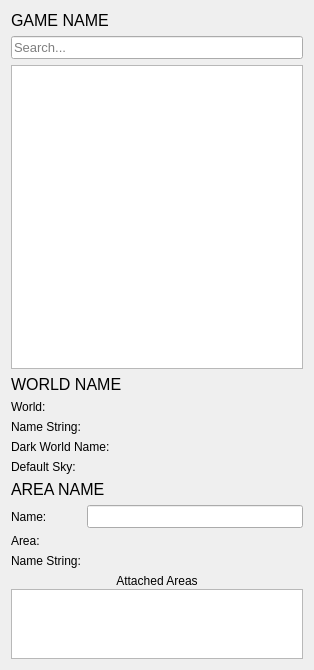
<?xml version="1.0" encoding="UTF-8"?>
<ui version="4.0">
 <class>CWorldInfoSidebar</class>
 <widget class="QWidget" name="CWorldInfoSidebar">
  <property name="geometry">
   <rect>
    <x>0</x>
    <y>0</y>
    <width>314</width>
    <height>670</height>
   </rect>
  </property>
  <property name="windowTitle">
   <string>Form</string>
  </property>
  <layout class="QVBoxLayout" name="verticalLayout">
   <item>
    <widget class="QWidget" name="ProjectInfoWidget" native="true">
     <layout class="QVBoxLayout" name="verticalLayout_2">
      <property name="leftMargin">
       <number>0</number>
      </property>
      <property name="topMargin">
       <number>0</number>
      </property>
      <property name="rightMargin">
       <number>0</number>
      </property>
      <property name="bottomMargin">
       <number>0</number>
      </property>
      <item>
       <widget class="QLabel" name="GameNameLabel">
        <property name="font">
         <font>
          <pointsize>12</pointsize>
         </font>
        </property>
        <property name="text">
         <string>GAME NAME</string>
        </property>
       </widget>
      </item>
      <item>
       <widget class="CTimedLineEdit" name="AreaSearchLineEdit">
        <property name="font">
         <font>
          <pointsize>10</pointsize>
         </font>
        </property>
        <property name="text">
         <string/>
        </property>
        <property name="placeholderText">
         <string>Search...</string>
        </property>
        <property name="clearButtonEnabled">
         <bool>true</bool>
        </property>
       </widget>
      </item>
      <item>
       <widget class="QTreeView" name="WorldTreeView">
        <property name="sizePolicy">
         <sizepolicy hsizetype="Expanding" vsizetype="Expanding">
          <horstretch>0</horstretch>
          <verstretch>1</verstretch>
         </sizepolicy>
        </property>
        <property name="font">
         <font>
          <pointsize>10</pointsize>
         </font>
        </property>
        <property name="editTriggers">
         <set>QAbstractItemView::NoEditTriggers</set>
        </property>
        <property name="alternatingRowColors">
         <bool>true</bool>
        </property>
        <property name="verticalScrollMode">
         <enum>QAbstractItemView::ScrollPerPixel</enum>
        </property>
        <property name="indentation">
         <number>15</number>
        </property>
        <property name="sortingEnabled">
         <bool>true</bool>
        </property>
        <attribute name="headerVisible">
         <bool>false</bool>
        </attribute>
       </widget>
      </item>
     </layout>
    </widget>
   </item>
   <item>
    <widget class="QWidget" name="WorldInfoWidget" native="true">
     <layout class="QVBoxLayout" name="verticalLayout_3">
      <property name="leftMargin">
       <number>0</number>
      </property>
      <property name="topMargin">
       <number>0</number>
      </property>
      <property name="rightMargin">
       <number>0</number>
      </property>
      <property name="bottomMargin">
       <number>0</number>
      </property>
      <item>
       <widget class="QLabel" name="WorldNameLabel">
        <property name="font">
         <font>
          <pointsize>12</pointsize>
         </font>
        </property>
        <property name="text">
         <string>WORLD NAME</string>
        </property>
       </widget>
      </item>
      <item>
       <layout class="QFormLayout" name="formLayout_2">
        <item row="0" column="0">
         <widget class="QLabel" name="WorldLabel">
          <property name="font">
           <font>
            <pointsize>9</pointsize>
           </font>
          </property>
          <property name="text">
           <string>World:</string>
          </property>
         </widget>
        </item>
        <item row="0" column="1">
         <widget class="CResourceSelector" name="WorldSelector" native="true"/>
        </item>
        <item row="1" column="0">
         <widget class="QLabel" name="WorldNameStringLabel">
          <property name="font">
           <font>
            <pointsize>9</pointsize>
           </font>
          </property>
          <property name="text">
           <string>Name String:</string>
          </property>
         </widget>
        </item>
        <item row="1" column="1">
         <widget class="CResourceSelector" name="WorldNameSelector" native="true"/>
        </item>
        <item row="2" column="0">
         <widget class="QLabel" name="DarkWorldNameStringLabel">
          <property name="font">
           <font>
            <pointsize>9</pointsize>
           </font>
          </property>
          <property name="text">
           <string>Dark World Name:</string>
          </property>
         </widget>
        </item>
        <item row="2" column="1">
         <widget class="CResourceSelector" name="DarkWorldNameSelector" native="true"/>
        </item>
        <item row="3" column="0">
         <widget class="QLabel" name="WorldSkyLabel">
          <property name="font">
           <font>
            <pointsize>9</pointsize>
           </font>
          </property>
          <property name="text">
           <string>Default Sky:</string>
          </property>
         </widget>
        </item>
        <item row="3" column="1">
         <widget class="CResourceSelector" name="SkySelector" native="true"/>
        </item>
       </layout>
      </item>
     </layout>
    </widget>
   </item>
   <item>
    <widget class="QWidget" name="AreaInfoWidget" native="true">
     <layout class="QVBoxLayout" name="verticalLayout_5">
      <property name="leftMargin">
       <number>0</number>
      </property>
      <property name="topMargin">
       <number>0</number>
      </property>
      <property name="rightMargin">
       <number>0</number>
      </property>
      <property name="bottomMargin">
       <number>0</number>
      </property>
      <item>
       <widget class="QLabel" name="AreaNameLabel">
        <property name="font">
         <font>
          <pointsize>12</pointsize>
         </font>
        </property>
        <property name="text">
         <string>AREA NAME</string>
        </property>
       </widget>
      </item>
      <item>
       <layout class="QFormLayout" name="formLayout">
        <item row="0" column="0">
         <widget class="QLabel" name="AreaInternalNameLabel">
          <property name="font">
           <font>
            <pointsize>9</pointsize>
           </font>
          </property>
          <property name="text">
           <string>Name:</string>
          </property>
         </widget>
        </item>
        <item row="0" column="1">
         <widget class="QLineEdit" name="AreaNameLineEdit">
          <property name="font">
           <font>
            <pointsize>10</pointsize>
           </font>
          </property>
         </widget>
        </item>
        <item row="1" column="0">
         <widget class="QLabel" name="AreaLabel">
          <property name="font">
           <font>
            <pointsize>9</pointsize>
           </font>
          </property>
          <property name="text">
           <string>Area:</string>
          </property>
         </widget>
        </item>
        <item row="1" column="1">
         <widget class="CResourceSelector" name="AreaSelector" native="true">
          <zorder>AreaNameLineEdit</zorder>
          <zorder>AreaInternalNameLabel</zorder>
         </widget>
        </item>
        <item row="2" column="0">
         <widget class="QLabel" name="AreaNameStringLabel">
          <property name="font">
           <font>
            <pointsize>9</pointsize>
           </font>
          </property>
          <property name="text">
           <string>Name String:</string>
          </property>
         </widget>
        </item>
        <item row="2" column="1">
         <widget class="CResourceSelector" name="AreaNameSelector" native="true"/>
        </item>
       </layout>
      </item>
      <item>
       <layout class="QVBoxLayout" name="verticalLayout_4">
        <property name="spacing">
         <number>1</number>
        </property>
        <item>
         <widget class="QLabel" name="AttachedAreasLabel">
          <property name="font">
           <font>
            <pointsize>9</pointsize>
           </font>
          </property>
          <property name="text">
           <string>Attached Areas</string>
          </property>
          <property name="alignment">
           <set>Qt::AlignCenter</set>
          </property>
         </widget>
        </item>
        <item>
         <widget class="QListWidget" name="AttachedAreasList">
          <property name="sizePolicy">
           <sizepolicy hsizetype="Expanding" vsizetype="Fixed">
            <horstretch>0</horstretch>
            <verstretch>0</verstretch>
           </sizepolicy>
          </property>
          <property name="maximumSize">
           <size>
            <width>16777215</width>
            <height>70</height>
           </size>
          </property>
          <property name="alternatingRowColors">
           <bool>true</bool>
          </property>
          <property name="verticalScrollMode">
           <enum>QAbstractItemView::ScrollPerPixel</enum>
          </property>
          <property name="horizontalScrollMode">
           <enum>QAbstractItemView::ScrollPerPixel</enum>
          </property>
         </widget>
        </item>
       </layout>
      </item>
     </layout>
    </widget>
   </item>
  </layout>
 </widget>
 <customwidgets>
  <customwidget>
   <class>CTimedLineEdit</class>
   <extends>QLineEdit</extends>
   <header>Editor/Widgets/CTimedLineEdit.h</header>
  </customwidget>
  <customwidget>
   <class>CResourceSelector</class>
   <extends>QWidget</extends>
   <header>Editor/Widgets/CResourceSelector.h</header>
   <container>1</container>
  </customwidget>
 </customwidgets>
 <resources/>
 <connections/>
</ui>
